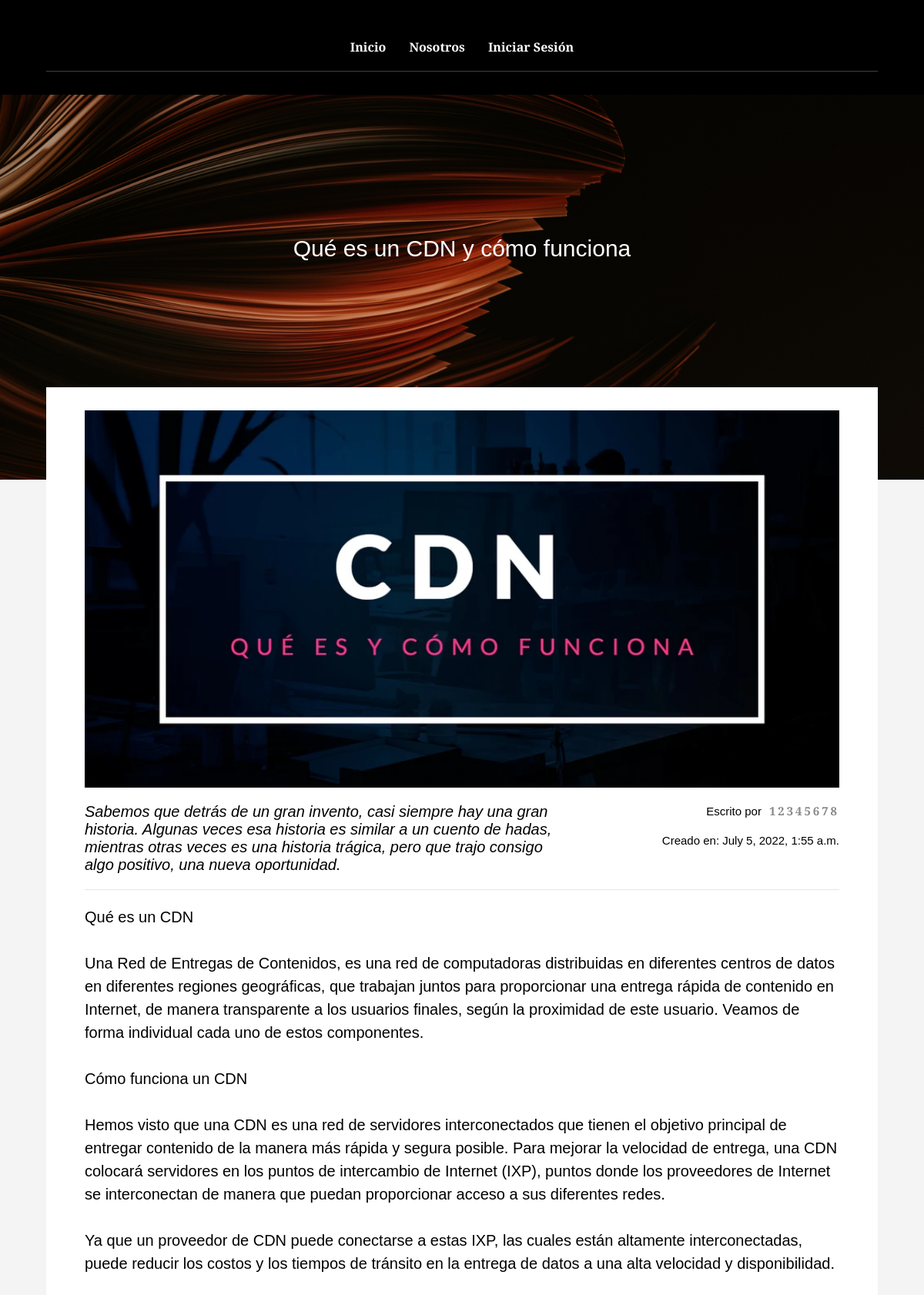
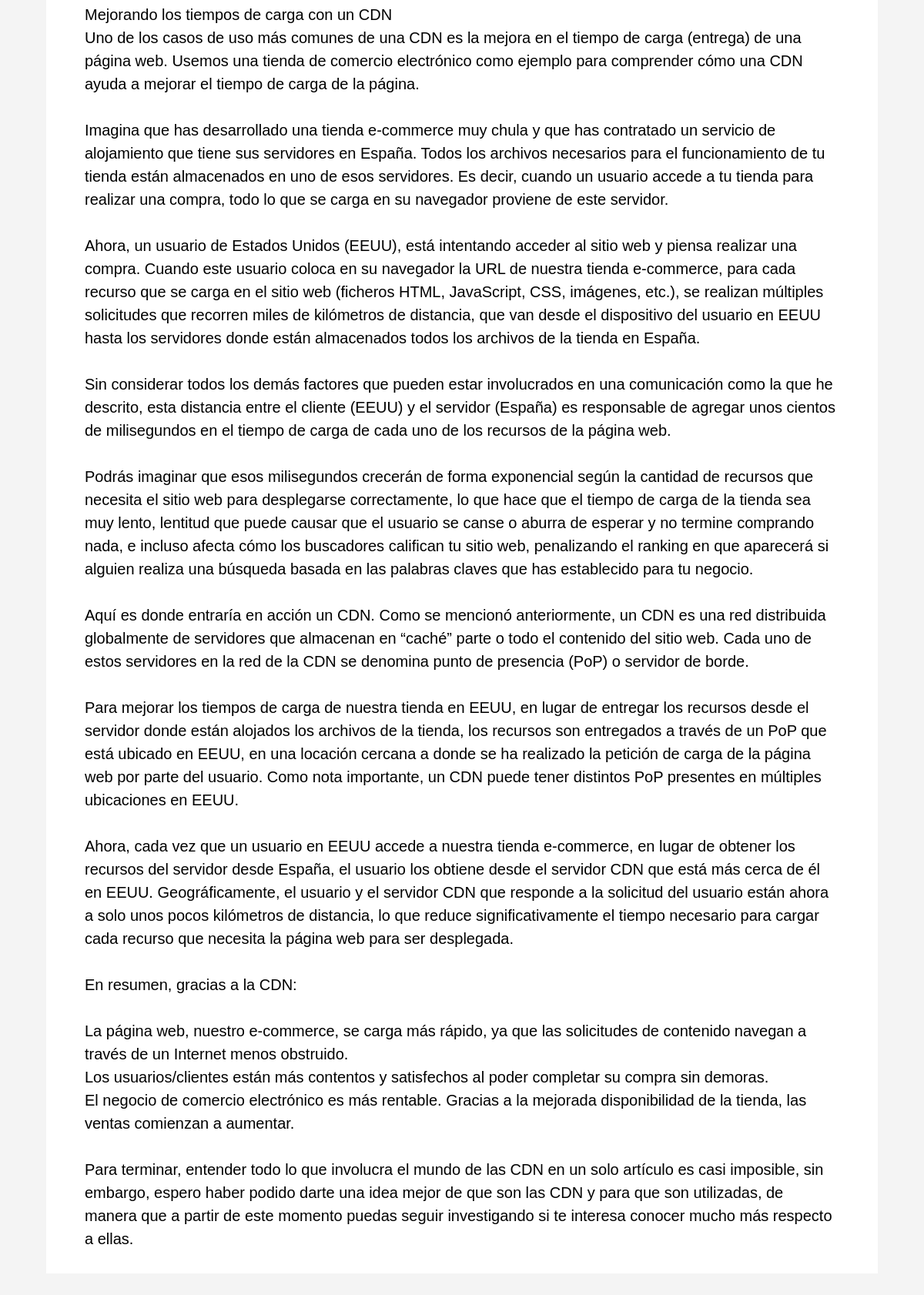
Page /post/6/ on the committed database (2 pictures, top to bottom).
### Post/models.py (models this page shows)
class Post(models.Model):
    title = models.CharField(max_length=100)
    summary = models.TextField()
    description = models.TextField()
    image = models.ImageField(upload_to="post", null = True, blank = True)
    created_post = models.DateTimeField(default=timezone.now)
    user = models.ForeignKey(User, on_delete=models.CASCADE)

### Post/views.py (the view)
# urls.py: path("post/<int:post_id>/", views.post_view, name="post"),
def post_view(request, post_id):
    post = models.Post.objects.get(pk=post_id)
    userActually = request.user == post.user
    print(userActually)
    return render(request, "post.html", {"post": post, "userActually": userActually})

### templates/post.html (shortened to what this page needs)
{% extends "base.html" %}
{% block link %}
    {% load static %}
    <link rel="stylesheet" href="{% static '/css/post.css' %}">
{% endblock %}
{% block portada-title %}
<p class="post--portada">{{post.title}}</p>
{% endblock %}
{% block content %}
    <section class="container post">
        <img src="{% get_media_prefix %}{{post.image}}" alt="{{post.title}}" class="post__img">
        <div class="post__info">
            <p class="info--summary">{{post.summary}}</p>
            <div class="info--user">
                <p>Escrito por<span>{{post.user.username}}</span></p>
                <p class="info--date">Creado en: {{post.created_post}}</p>
            </div>
        </div>
        <p class="post__description">{{post.description}}</p>
    </section>
{% endblock %}

### static/css/base.css (style rules this page uses)
*, *::before, *::after { margin: 0; box-sizing: inherit; }
html { font-size: 62.5%; box-sizing: border-box; }
body { background-color: #f4f4f4 }
h1, h2, h3, h4, a, p, span, li, label, input, input::placeholder, textarea, textarea::placeholder { font-family: 'Alegreya Sans', sans-serif; }
.container { width: min(90%, 125rem); margin: 0 auto; }
.portada__title h1, .portada__title p { color: #fff; }
.portada__title p { font-size: 3rem; }

### static/css/post.css (style rules this page uses)
.post--portada { font-size: 3rem; }
.post { background-color: #fff; transform: translateY(-12rem); height: 20rem; padding: 3rem 5rem; margin-bottom: 7rem; height: auto; }
.post__img { display: block; width: 100%; object-fit: contain; }
.post__info { column-gap: 5rem; padding: 2rem 0; border-bottom: 1px solid rgba(0, 0, 0, 0.1); display: flex; justify-content: space-between; align-items: flex-start; }
.post__info .info--summary { font-size: 2rem; font-style: italic; flex: 1; }
.post__info .info--user { flex: 0.5; font-size: 1.5rem; text-align: end; display: flex; flex-direction: column; row-gap: 2rem; }
.post__info .info--user span { text-transform: uppercase; letter-spacing: 3px; color: #888888; font-weight: 700; margin-left: 1rem; }
.post__description { margin-top: 2rem; white-space: pre-wrap; font-size: 2rem; line-height: 1.5; }

### rows in the picture
Post: title "Qué es un CDN y cómo funciona", image (picture), summary "Sabemos que detrás de un gran invento, casi siempre hay una gran historia. Algunas veces esa historia es similar a un cuento de hadas, mientras otras veces es una historia trágica, pero que trajo consigo algo positivo, una nueva oportunidad.", user.username "12345678", created_post "July 5, 2022, 1:55 a.m.", description "Qué es un CDN Una Red de Entregas de Contenidos, es una red de computadoras distribuidas en diferentes centros de datos en diferentes regiones geográficas, que trabajan juntos para proporcionar una entrega rápida de contenido en Internet, de manera transparente a los usuarios finales, según la proximidad de este usuario. Veamos de forma individual cada uno de estos componentes. Cómo funciona un CDN Hemos visto que una CDN es una red de servidores interconectados que tienen el objetivo principal de entregar contenido de la manera más rápida y segura posible. Para mejorar la velocidad de entrega, una CDN colocará servidores en los puntos de intercambio de Internet (IXP), puntos donde los…"
